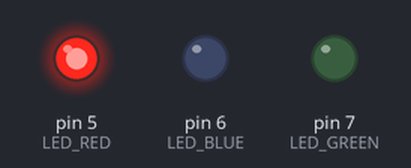
A sketch run on a simulated Arduino Uno, built with avr-gcc and run on an emulated ATmega328P. Shown: output pins drawn as LEDs (lit = HIGH).

Above: at 1.0 s.
At 3.0 s:
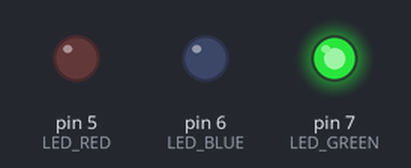
At 5.0 s:
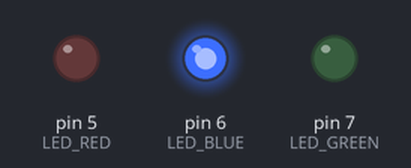
At 7.0 s:
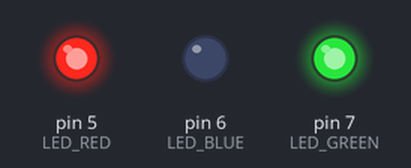
At 9.0 s:
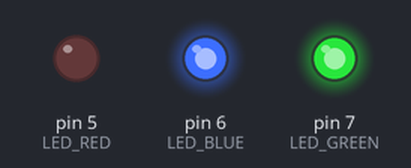
At 11.0 s:
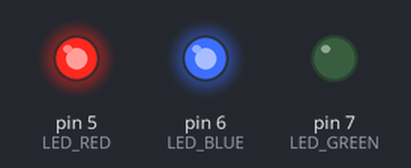
Timing chart, 0 to 15.6 s (numbered marks = the images above):
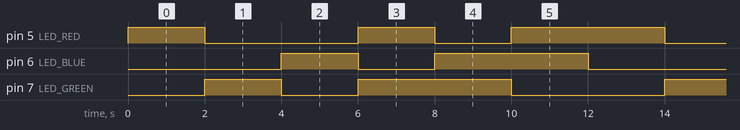

The sketch:

FULL_LED_KADAI2.ino
```cpp
#define LED_RED 5
#define LED_BLUE 6
#define LED_GREEN 7

void color_change(bool red, bool green, bool blue)
{
  digitalWrite(LED_RED, red);
  digitalWrite(LED_GREEN, green);
  digitalWrite(LED_BLUE, blue);
}

void setup() {
  pinMode(LED_RED, OUTPUT);
  pinMode(LED_BLUE, OUTPUT);
  pinMode(LED_GREEN, OUTPUT);
}

void loop() {

  // red
  color_change(HIGH, LOW, LOW);
  delay(2000);

  // green
  color_change(LOW, HIGH, LOW);
  delay(2000);

  // blue
  color_change(LOW, LOW, HIGH);
  delay(2000);

  // yellow
  color_change(HIGH, HIGH, LOW);
  delay(2000);

  // sky blue
  color_change(LOW, HIGH, HIGH);
  delay(2000);

  // purple
  color_change(HIGH, LOW, HIGH);
  delay(2000);
}
```

Measured:
- by itself, pin 5 (LED_RED): repeats every 12.0 s: LOW 4.0 s, HIGH 2.0 s, LOW 2.0 s, HIGH 4.0 s
- by itself, pin 6 (LED_BLUE), pin 7 (LED_GREEN): repeats every 12.0 s: LOW 2.0 s, HIGH 4.0 s, LOW 4.0 s, HIGH 2.0 s
- by itself, everything shown: repeats every 12.0 s, in 6 steps
